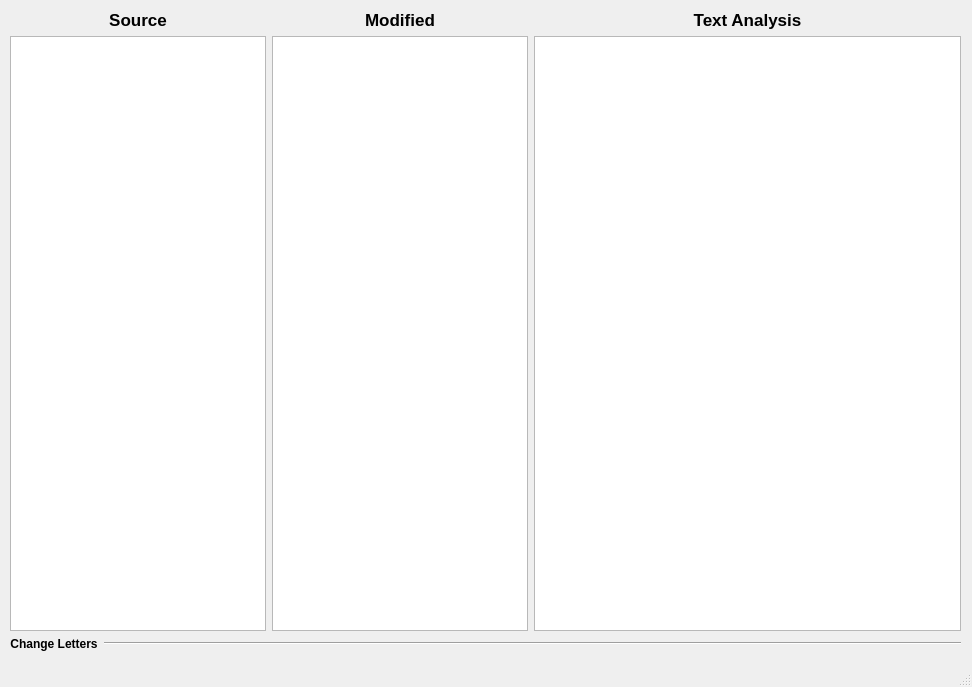
<?xml version="1.0" encoding="UTF-8"?>
<ui version="4.0">
 <class>MainWindow</class>
 <widget class="QMainWindow" name="MainWindow">
  <property name="geometry">
   <rect>
    <x>0</x>
    <y>0</y>
    <width>972</width>
    <height>687</height>
   </rect>
  </property>
  <property name="windowTitle">
   <string>MainWindow</string>
  </property>
  <widget class="QWidget" name="centralwidget">
   <widget class="QWidget" name="verticalLayoutWidget_4">
    <property name="geometry">
     <rect>
      <x>10</x>
      <y>10</y>
      <width>951</width>
      <height>641</height>
     </rect>
    </property>
    <layout class="QVBoxLayout" name="Window">
     <item>
      <layout class="QHBoxLayout" name="horizontalLayout_3">
       <item>
        <layout class="QHBoxLayout" name="horizontalLayout">
         <item>
          <layout class="QVBoxLayout" name="verticalLayout">
           <item>
            <widget class="QLabel" name="label">
             <property name="font">
              <font>
               <pointsize>13</pointsize>
               <weight>75</weight>
               <italic>false</italic>
               <bold>true</bold>
               <underline>false</underline>
               <strikeout>false</strikeout>
              </font>
             </property>
             <property name="text">
              <string>Source</string>
             </property>
             <property name="alignment">
              <set>Qt::AlignCenter</set>
             </property>
            </widget>
           </item>
           <item>
            <widget class="QPlainTextEdit" name="sourceText"/>
           </item>
          </layout>
         </item>
         <item>
          <layout class="QVBoxLayout" name="verticalLayout_2">
           <item>
            <widget class="QLabel" name="label_2">
             <property name="font">
              <font>
               <pointsize>13</pointsize>
               <weight>75</weight>
               <bold>true</bold>
              </font>
             </property>
             <property name="text">
              <string>Modified</string>
             </property>
             <property name="alignment">
              <set>Qt::AlignCenter</set>
             </property>
            </widget>
           </item>
           <item>
            <widget class="QPlainTextEdit" name="ModifiedText"/>
           </item>
          </layout>
         </item>
        </layout>
       </item>
       <item>
        <layout class="QVBoxLayout" name="verticalLayout_3">
         <item>
          <widget class="QLabel" name="label_4">
           <property name="font">
            <font>
             <pointsize>13</pointsize>
             <weight>75</weight>
             <bold>true</bold>
            </font>
           </property>
           <property name="text">
            <string>Text Analysis</string>
           </property>
           <property name="alignment">
            <set>Qt::AlignCenter</set>
           </property>
          </widget>
         </item>
         <item>
          <widget class="QListWidget" name="lettersAmount"/>
         </item>
         <item>
          <layout class="QHBoxLayout" name="horizontalLayout_4"/>
         </item>
        </layout>
       </item>
      </layout>
     </item>
     <item>
      <layout class="QHBoxLayout" name="horizontalLayout_5">
       <item>
        <widget class="QLabel" name="label_3">
         <property name="font">
          <font>
           <weight>75</weight>
           <bold>true</bold>
          </font>
         </property>
         <property name="acceptDrops">
          <bool>false</bool>
         </property>
         <property name="text">
          <string>Change Letters</string>
         </property>
         <property name="scaledContents">
          <bool>false</bool>
         </property>
         <property name="alignment">
          <set>Qt::AlignCenter</set>
         </property>
         <property name="margin">
          <number>0</number>
         </property>
        </widget>
       </item>
       <item>
        <widget class="Line" name="line">
         <property name="minimumSize">
          <size>
           <width>1174</width>
           <height>0</height>
          </size>
         </property>
         <property name="orientation">
          <enum>Qt::Horizontal</enum>
         </property>
        </widget>
       </item>
      </layout>
     </item>
     <item>
      <layout class="QGridLayout" name="gridWithLetters"/>
     </item>
    </layout>
   </widget>
  </widget>
  <widget class="QStatusBar" name="statusbar"/>
 </widget>
 <resources/>
 <connections/>
</ui>
